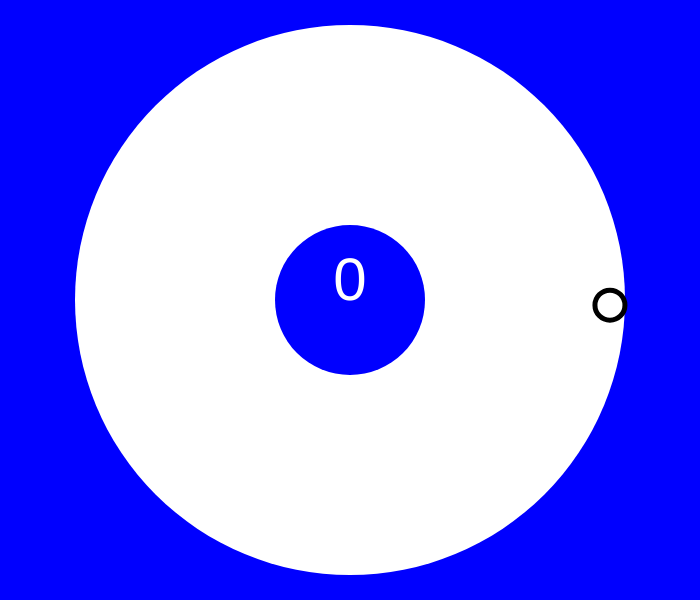
Frame 1 (no input)
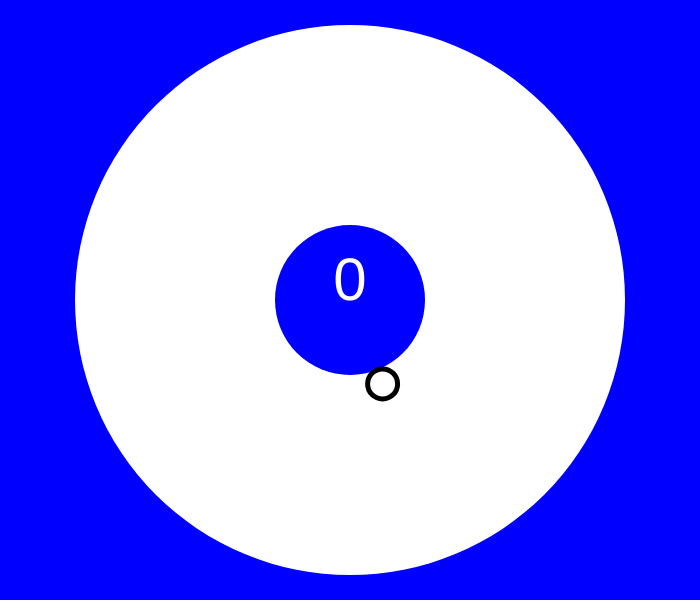
Frame 60 (no input)
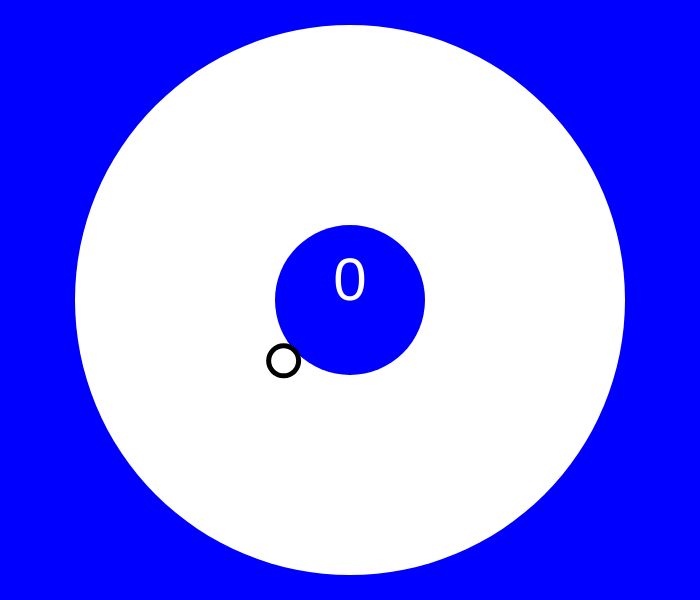
Frame 120 (the mouse pressed at the canvas centre since frame 60)

The p5.js sketch that drew these frames (run headless with seeded random() and noise() and a simulated clock; from frame 60 on, the mouse is pressed at the canvas centre):

// p5.js sketch
// ── sketch.js
// A game about a bird with broken wings :(
// Very WIP

var grav = 0.25;

var boundarySize = 550;
var boundaryGrd = 150;

var rounds = 0;

let pMain;

class poorBird {
  #flapCount = 0;

  constructor() {
    this.slowness = 50;
    this.diameter = 500;
    this.x = 0;
    this.y = 0;
    this.size = 30;
    this.jumpVel = 4;
    this.fallVel = 0;
    this.t = 0;
    this.#flapCount = 0;
  }
  getFlapCount() {
    return this.#flapCount;
  }
  getNormalizedPosition() {
    return {
      x: sin(this.t / this.slowness),
      y: cos(this.t / this.slowness),
    };
  }
  // TODO: remove
  getXnormalized() {
    return sin(this.t / this.slowness);
  }
  // TODO: remove
  getYnormalized() {
    return cos(this.t / this.slowness);
  }
  jump() {
    this.fallVel = -Math.abs(this.jumpVel);
    this.#flapCount++;
  }
  update() {
    this.fallVel += grav;
    this.diameter -= this.fallVel;
    this.diameter = Math.max((boundaryGrd/2) + (this.size/2), this.diameter);
    
    if (this.diameter > (boundarySize/2)-(this.size/2)) {
      this.fallVel = 0;
      this.diameter = (boundarySize/2)-(this.size/2);
    }
  
    this.t += 1;

    const normalized = this.getNormalizedPosition();
    this.y = normalized.y * this.diameter;
    this.x = normalized.x * this.diameter;
  }
  show() {
    stroke("Black");
    strokeWeight(this.size / 6);
    circle((width/2) + this.y, (height/2) + this.x, this.size); 
  }
}

function generateEnvironment() {
  noStroke();
  
  fill("white");
  circle(width/2, height/2, boundarySize);
  
  fill("blue");
  circle(width/2, height/2, boundaryGrd);
  
  displayInfo();
}

function displayInfo() {
  fill("white");
  textSize(60);
  textAlign(CENTER);
  
  print(pMain.getNormalizedPosition().x);
  // TODO: add rounds counter
  text(`${rounds}`, width/2, height/2);
}

function setup() {
  createCanvas(700, 600);
  frameRate(60);
  pMain = new poorBird();
}

function draw() {
  background("blue");
  rectMode(CENTER);  
  generateEnvironment();
  
  pMain.update();
  pMain.show();
}

function keyPressed(event){
  if (keyCode == 32){
    pMain.jump();
  }
}
// ── math.js
const cen = function(){
  return {
    x: width / 2,
    y: height / 2,
  };
}
function findPos(angle){
  const rad = (angle + 90) * (Math.PI / 180);
  return {
    x: Math.cos(rad),
    y: Math.sin(rad),
  };
}
function findVector(x, y){
  let value = 0;

  const findQuadrant = function(x, y) {
    if (x > 0 && y > 0) {return 1; }
    else if (x < 0 && y > 0) {return 2; }
    else if (x < 0 && y < 0) {return 3; }
    else if (x > 0 && y < 0) {return 4; }
  }
  
  if (x === 0 && y == 0) {
    return NaN;
  } else if (x === 0) {
    if (y > 0) {
      value = Math.PI / 2.0;
    } else if (y < 0) {
      value = Math.PI * 1.5;
    }
  } else if (y === 0) {
    if (x > 0) {
      value = Math.PI;
    } else if (x < 0) {
      value = 0;
    }
  } else {
    switch (findQuadrant(x, y)) {
      case 1:
        value = Math.abs(Math.atan(y / x));
        break;
      case 2:
        value = Math.PI - Math.abs(Math.atan(y / x));
        break;
      case 3:
        value = Math.PI + Math.abs(Math.atan(y / x));
        break;
      case 4:
        value = (Math.PI * 2.0) - Math.abs(Math.atan(y / x));
        break;
      }
    }
    return value * (180.0 / Math.PI);
  }
